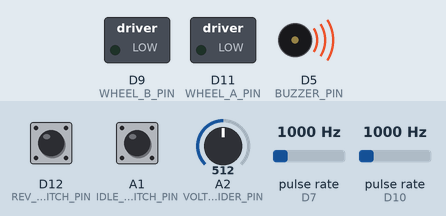
Recording of a program running on a simulated Adafruit Feather M0. Shown: switched loads named in the program (green lamp = pin HIGH), buzzer (waves = sounding). Wiring (inferred from the names in the program): 2 × pulse sensor: data D7 / data D10. The inputs (shaded band) are chosen by the test bench; at power-on: A2 (VOLTAGE_DIVIDER_PIN) = 512, A1 (IDLE_SWITCH_PIN) HIGH, D12 (REV_SWITCH_PIN) HIGH, pulse rate (sensors on D7, D10) 1000 Hz (analog values on the 0–1023 scale). What the program prints to the serial monitor is not drawn.

Above: at 0.8 s.
0.9 s: A2 (VOLTAGE_DIVIDER_PIN) set to 577
2.4 s: A2 (VOLTAGE_DIVIDER_PIN) set to 599
At 3.6 s:
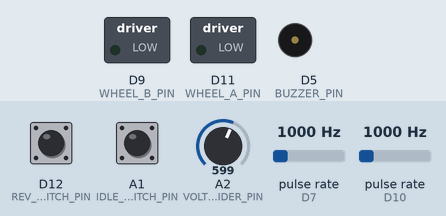
3.9 s: A1 (IDLE_SWITCH_PIN) pulled LOW for 0.15 s
At 4.7 s:
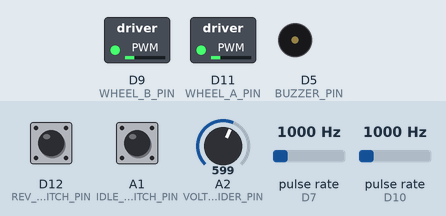
5.5 s: D12 (REV_SWITCH_PIN) pulled LOW for 0.15 s
At 5.57 s:
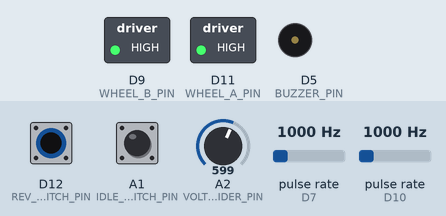
7.1 s: A2 (VOLTAGE_DIVIDER_PIN) set to 511
At 8.3 s:
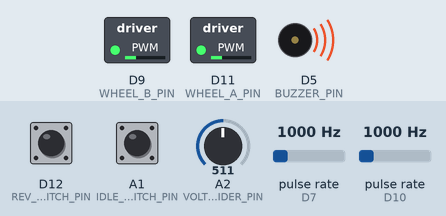
8.6 s: D12 (REV_SWITCH_PIN) pulled LOW for 1 s
At 9.3 s:
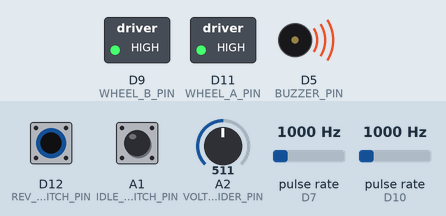
Timing chart, 0 to 11.6 s (numbered marks = the images above; inputs shaded):
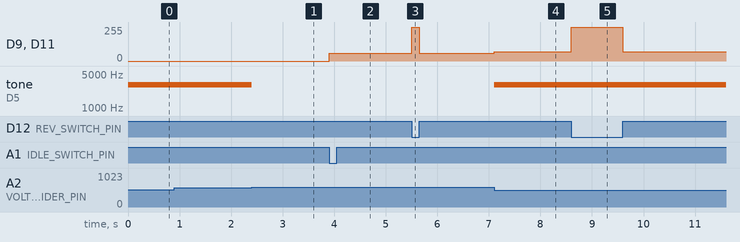

The program:

main.cpp
```cpp
#include <Arduino.h>
#include <utility>

#include "config.h"

#include "autotune.h"
#include "edgedetector.h"
#include "rolling_average.h"
#include "util.h"
#include "tach.h"
#include "feedforward.h"
#include "pid.h"
#include "wheel.h"

Tachometer wheel_a_tach(config::EDGES_PER_REVOLUTION);
ExponentialFeedForwardModel wheel_a_model(0.00309105, 1.39588, 2.20258);
PIDController wheel_a_pid(config::WHEEL_KP, config::WHEEL_KI, config::WHEEL_KD, config::WHEEL_INTEGRAL_THRESHOLD, &wheel_a_model);
Wheel wheel_a(std::move(wheel_a_tach), std::move(wheel_a_pid), config::WHEEL_A_PIN, 12.0, false);

Tachometer wheel_b_tach(config::EDGES_PER_REVOLUTION);
ExponentialFeedForwardModel wheel_b_model(0.00309105, 1.39588, 2.20258);
PIDController wheel_b_pid(config::WHEEL_KP, config::WHEEL_KI, config::WHEEL_KD, config::WHEEL_INTEGRAL_THRESHOLD);
Wheel wheel_b(std::move(wheel_b_tach), std::move(wheel_b_pid), config::WHEEL_B_PIN, 12.0, false);

void tach_a_interrupt() {
    wheel_a.tach.handle_interrupt();
}
void tach_b_interrupt() {
    wheel_b.tach.handle_interrupt();
}

/**
 * Returns true if the rev trigger is pressed.
 */
bool rev() {
    return config::REV_SWITCH_INVERTED ? !digitalRead(config::REV_SWITCH_PIN) : digitalRead(config::REV_SWITCH_PIN);
}

bool read_idle_switch() {
    return config::IDLE_SWITCH_INVERTED ? !digitalRead(config::IDLE_SWITCH_PIN) : digitalRead(config::IDLE_SWITCH_PIN);
}

void setup() {
    pinMode(config::REV_SWITCH_PIN, INPUT_PULLUP);
    pinMode(config::IDLE_SWITCH_PIN, INPUT_PULLUP);
    pinMode(config::TACH_A_PIN, INPUT_PULLUP);
    pinMode(config::TACH_B_PIN, INPUT_PULLUP);

    analogReadResolution(config::_ADC_RESOLUTION);
    // analogWriteResolution(PWM_RESOLUTION);

    Serial.begin(9600);

    // Setup tachometer interrupts
    attachInterrupt(digitalPinToInterrupt(config::TACH_A_PIN), tach_a_interrupt, CHANGE);
    attachInterrupt(digitalPinToInterrupt(config::TACH_B_PIN), tach_b_interrupt, CHANGE);

    // if (rev()) {
    //     // Serial.println("Tuning wheel A");
    //     // tune_ff(&wheel_a, 11);
    //     Serial.println("Tuning wheel B");
    //     tune_ff(&wheel_b, 11);
    //     // analogWrite(WHEEL_A_PIN, 255);
    //     while(!rev()) {
    //         // TODO: We probably don't need to update the wheels in this loop
    //         wheel_a.update();
    //         wheel_b.update();
    //         delay(5);
    //     }
    // }

    EdgeDetector idle_switch_edge_detector;
    EdgeDetector up_to_speed_edge_detector;

    int num_cells = cell_count();
    bool idle_enabled = false;
    while (true) {
        idle_switch_edge_detector.update(read_idle_switch());
        up_to_speed_edge_detector.update(wheel_a.is_up_to_speed(2000) && wheel_b.is_up_to_speed(2000));

        if (idle_switch_edge_detector.fallen()) {
            idle_enabled = !idle_enabled;
        }

        // Print debug info
        Serial.print("Wheel a RPM: ");
        Serial.print(wheel_a.tach.get_rpm());
        Serial.print(", Wheel a pid: ");
        Serial.print(wheel_a.pid.get());
        Serial.print(", Wheel a IR: ");
        Serial.print(digitalRead(config::TACH_A_PIN));

        Serial.print(", Wheel b RPM: ");
        Serial.print(wheel_b.tach.get_rpm());
        Serial.print(", Wheel b pid: ");
        Serial.print(wheel_b.pid.get());
        Serial.print(", Wheel b IR: ");
        Serial.print(digitalRead(config::TACH_B_PIN));

        Serial.print(", Idle enabled?: ");
        Serial.print(idle_enabled);

        Serial.print(", Voltage: ");
        Serial.println(battery_voltage());

        // Rev logic
        if(rev()) {
            wheel_a.set_pwm(255);
            wheel_b.set_pwm(255);

            // wheel_a.set_rpm(32500);
            // wheel_b.set_rpm(32500);
        }
        else if (idle_enabled) {
            wheel_a.set_voltage(2.5);
            wheel_b.set_voltage(2.5);

            // wheel_a.set_rpm(26000);
            // wheel_b.set_rpm(26000);
        }
        else {
            wheel_a.set_voltage(0);
            wheel_b.set_voltage(0);
        }

        // Buzzer logic
        if (is_battery_low(num_cells)) {
            // If the battery is low, continuously sound the buzzer
            tone(config::BUZZER_PIN, 3000, 10);
        } else {
            // Check if the wheels have reached their target speed. If so, briefly sound the buzzer
            if (rev() && up_to_speed_edge_detector.risen()) { // On a rising edge
                Serial.println("BEEPING");
                tone(config::BUZZER_PIN, 2000, 50);
            }
        }

        wheel_a.update();
        wheel_b.update();

        delay(5);
    }
}

// The main loop is in setup() so we don't need global variables to persist data between loop runs
void loop() {
}
```

autotune.h
```cpp
#ifndef __AUTOTUNE_H__
#define __AUTOTUNE_H__

#include "wheel.h"
#include "rolling_average.h"

void tune_ff(Wheel* wheel, double max_voltage) {
    double data[VOLTAGE_STEPS][2];// = {0}{0};

    for (int i = 2; i <= VOLTAGE_STEPS; i++) {
        double voltage = (max_voltage / VOLTAGE_STEPS) * i;
        wheel->set_voltage(voltage);

        RollingAverage<int32_t, 50> acceleration_average = RollingAverage<int32_t, 50>();
        // RollingAverage<double, 20> voltage_average = RollingAverage<double, 20>(battery_voltage());
        RollingAverage<uint32_t, 20> speed_average = RollingAverage<uint32_t, 20>();

        uint32_t prev_rpm = wheel->tach.get_rpm();
        unsigned long end_time = millis() + 10000;
        // Loop for 3 seconds or until acceleration has stabilized, whichever comes later
        while(millis() < end_time || abs(acceleration_average.get_average()) < 2) {
            delay(5);

            acceleration_average.update((int32_t) wheel->tach.get_rpm() - (int32_t) prev_rpm);
            speed_average.update(wheel->tach.get_rpm());
            prev_rpm = wheel->tach.get_rpm();

            // Serial.print("Average acceleration: ");
            // Serial.println(acceleration_average.get_average());

            // voltage_average.update(battery_voltage());
            // if (voltage_average.get_average() < voltage) {
                //     Serial.println("Battery voltage too low");
                //     return;
                // }

            wheel->update();
        }

        data[i-1][0] = (double) speed_average.get_average();
        data[i-1][1] = voltage;

        Serial.print("RPM at ");
        Serial.print(voltage);
        Serial.print(" volts is: ");
        Serial.println(speed_average.get_average());
    }

    wheel->set_voltage(0);

    // Print the data as a csv
    for (auto point : data) {
        Serial.print(point[1]);
        Serial.print(',');
        Serial.println(point[0]);
    }

    // Serial.println("Computing regression");
    // LinearRegression regression(data, VOLTAGE_STEPS);

    // Serial.print("Model: V = ");
    // Serial.print(regression.getSlope());
    // Serial.print("x + ");
    // Serial.println(regression.getIntercept());
}

#endif
```

batt.h
```cpp
#ifndef __BATT_H__
#define __BATT_H__

#include <Arduino.h>

#include "util.h"
#include "config.h"

double battery_voltage() {
    return double_map((double) analogRead(config::VOLTAGE_DIVIDER_PIN), 0.0, 4096.0, 0, 3.3) * (1.0/config::VOLTAGE_DIVIDER_RATIO);
}

/**
 * Use the battery voltage to calculate the number of series cells in the battery.
 */
int cell_count() {
    int cell_count = 0;
    double voltage = battery_voltage();
    while (4.3 * cell_count < voltage) {
        cell_count++;
    }
    return cell_count;
}

bool is_battery_low(int cell_count, double cell_voltage_threshold = 3.5) {
    return battery_voltage() <= cell_count * cell_voltage_threshold;
}

#endif
```

edgedetector.cpp
```cpp
#include "edgedetector.h"

bool EdgeDetector::get() {
    return m_current_state;
}

bool EdgeDetector::fallen() {
    return !m_current_state && m_prev_state;
}

bool EdgeDetector::risen() {
    return m_current_state && !m_prev_state;
}

bool EdgeDetector::changed() {
    return m_current_state != m_prev_state;
}

void EdgeDetector::update(bool current_state) {
    m_prev_state = m_current_state;
    m_current_state = current_state;
}
```

edgedetector.h
```cpp
#ifndef __EDGEDETECTOR_H_
#define __EDGEDETECTOR_H_

class EdgeDetector {
public:
    bool get();
    bool fallen();
    bool risen();
    bool changed();

    void update(bool current_state);

private:
    bool m_current_state = false;
    bool m_prev_state = false;
};

#endif
```

feedforward.h
```cpp
#ifndef __FEEDFORWARD_H__
#define __FEEDFORWARD_H__

// #include <Arduino.h>

#define VOLTAGE_STEPS 11

class FeedForwardModel {
    public:
        virtual double compute(double setpoint) {
            return 0.0;
        }
};

/**
 * A model of the form 0.001 * a * b^(value * 0.001) + c;
 */
class ExponentialFeedForwardModel : public FeedForwardModel {
    public:
        /**
         * a is the coefficient. b is the base of the exponent. c is the up/down y shift.
         */
        ExponentialFeedForwardModel(double a, double b, double c) {
            this->a = a;
            this->b = b;
            this->c = c;
        }

        double compute(double value) override {
            return 0.001 * a * pow(b, value * 0.001) + c;
        }

    private:
        double a, b, c;
};

#endif
```

pid.h
```cpp
#ifndef __PID_H__
#define __PID_H__

#include <Arduino.h>

#include "feedforward.h"

class PIDController {
    public:
        PIDController() {}

        PIDController(const PIDController& p) {
            *this = p;
        }

        PIDController(double kP, double kI, double kD, double integralThreshold) {
            this->kP = kP;
            this->kI = kI;
            this->kD = kD;
            this->integralThreshold = integralThreshold;
            this->time_of_last_update = micros();
        }

        PIDController(double kP, double kI, double kD, double integralThreshold, FeedForwardModel* model) : PIDController(kP, kI, kD, integralThreshold) {
            this->model = model;
        }

        void reset() {
            this->error_sum = 0;
            this->time_of_last_update = micros();
        }

        void set(double setpoint) {
            this->setpoint = setpoint;
        }

        void update(double pv) {
            // Compute the error
            double error = setpoint - pv;

            // Compute the elapsed time
            unsigned long current_time = micros();
            unsigned long elapsed_time = current_time - this->time_of_last_update;
            this->time_of_last_update = current_time;

            // Integrate the error
            if (abs(error) <= this->integralThreshold) {
                this->error_sum += error * (double) elapsed_time;
            }
            else {
                this->error_sum = 0;
            }

            double delta_error = previous_error - error;
            previous_error = error;

            this->output = (error * this->kP) + (error_sum * this->kI) + ((delta_error/elapsed_time) * kD);
        }

        double get() {
            if (this->model) {
                return this->output + model->compute(this->setpoint);
            } else {
                return this->output;
            }
        }

        double get_setpoint() {
            return setpoint;
        }

    protected:
        double kP;
        double kI;
        double kD;
        double integralThreshold;

        unsigned long time_of_last_update;
        double previous_error;
        double error_sum = 0;

        double setpoint = 0;
        double output = 0;

        // A pointer to a feed forward model
        FeedForwardModel* model = nullptr;
};

#endif
```

rolling_average.h
```cpp
#ifndef __ROLLING_AVERAGE_H__
#define __ROLLING_AVERAGE_H__

#include <cstddef>

template <class T, int N>
class RollingAverage {
    public:
        RollingAverage() {
            this->current_index = 0;
        }

        RollingAverage(T initial_value) {
            this->current_index = 0;
            for (int i = 0; i < N; i++) {
                this->buffer[i] = initial_value;
            }
        }

        void update(T new_value) {
            this->buffer[current_index] = new_value;
            current_index = (current_index + 1) % N;
        }

        T get_average() {
            T min_outlier = this->buffer[0];
            T max_outlier = this->buffer[0];

            T sum = 0;
            for (int i = 0; i < N; i++) {
                // Reject min and max outliers
                // TODO: Make outlier rejection optional
                if (this->buffer[i] < min_outlier) {
                    min_outlier = this->buffer[i];
                }
                if (this->buffer[i] > max_outlier) {
                    max_outlier = this->buffer[i];
                }
                sum += this->buffer[i];
            }
            return (sum - min_outlier - max_outlier) / (N - 2);
        }

    private:
        T buffer[N] = {0};
        uint32_t current_index = 0;
};

#endif
```

tach.h
```cpp
/**
 * This file contains all the code for the optical tachometers
 */

#ifndef __TACH_H__
#define __TACH_H__

#include <Arduino.h>

#include "rolling_average.h"

class Tachometer {
    public:
        Tachometer() {}

        Tachometer(const Tachometer& t) {
            *this = t;
        }

        Tachometer(uint32_t edges_per_revolution) {
            this->edges_per_revolution = edges_per_revolution;
            time_of_last_sample = 0;

            this->filter = RollingAverage<uint32_t, 10>();
        }

        void handle_interrupt() {
            // Compute the time since the last interrupt
            unsigned long current_time = micros();
            unsigned long elapsed_micros = micros() - time_of_last_sample;
            // time_of_last_sample = current_time;

            // if (elapsed_micros <= 1500) {
            //     edges_per_sample++;
            // }
            // if (edges_per_sample > 1 && elapsed_micros >= 2000) {
            //     edges_per_sample--;
            // }

            edges_since_last_sample++;
            if (edges_since_last_sample >= edges_per_sample) {

                double new_rpm = (1 / (double) elapsed_micros) *
                    (edges_since_last_sample) *
                    (1.0 / (double) this->edges_per_revolution) *
                    (60000000); // 60000000 is the number of microseconds in a minute

                time_of_last_sample = current_time;
                edges_since_last_sample = 0;

                // Ignore the new reading if the difference from the last one is absurdly large
                if (abs(new_rpm - this->rpm) > 50000) {
                    return;
                }

                // Update the rolling average filter
                filter.update(new_rpm);
                this->rpm = filter.get_average();
            }
        }

        void update() {
            unsigned long elapsed_micros = micros() - time_of_last_sample;

            // If no edge has been detected for more than half a second, set the rpm to zero
            if (elapsed_micros > 500000) {
                this->rpm = 0;
            }
        }

        uint32_t get_rpm() {
            return this->rpm;
        }

    private:
        unsigned long time_of_last_sample;
        uint32_t edges_per_revolution;
        uint32_t rpm;
        RollingAverage<uint32_t, 10> filter;

        // Higher RPMs mean less elapsed time between sensor readings. Since the timer is
        // only accurate to within a microsecond, the rpm resolution decreases significantly
        // as speeds increase. (+- 200ish RPM at 40k RPM). To reduce this effect, we can
        // increase the amount of time between readings by skipping some sensor edges.
        //
        // The RPM reading is only updated when edges_since_last_sample >= edges_per_sample.
        // edges_per_sample is dynamically updated based on the time between samples. That
        // ensures that the RPM reading is accurate to within 30ish RPM.
        //
        // TODO: All this is currently broken and makes the RPM readings much less consistent.
        // For now, edges_per_sample is fixed at 1.
        uint32_t edges_per_sample = 1;
        uint32_t edges_since_last_sample = 0;
};

#endif
```

util.h
```cpp
#ifndef __UTIL_H__
#define __UTIL_H__

/// Equivalent to the Arduino `map()` function, but for doubles instead of ints.
double double_map(double x, double in_min, double in_max, double out_min, double out_max) {
  return (x - in_min) * (out_max - out_min) / (in_max - in_min) + out_min;
}

#endif
```

config.h
```cpp
#ifndef __CONFIG_H__
#define __CONFIG_H__

namespace config {
    constexpr int REV_SWITCH_PIN = 12;
    constexpr bool REV_SWITCH_INVERTED = true;

    constexpr int IDLE_SWITCH_PIN = A1;
    constexpr bool IDLE_SWITCH_INVERTED = false;

    constexpr int VOLTAGE_DIVIDER_PIN = A2;
    constexpr double VOLTAGE_DIVIDER_RATIO = 22.0 / 122.0;

    constexpr int TACH_A_PIN = 7;
    constexpr int TACH_B_PIN = 10;
    constexpr int EDGES_PER_REVOLUTION = 2;

    constexpr int WHEEL_A_PIN = 11;
    constexpr int WHEEL_B_PIN = 9;

    constexpr int BUZZER_PIN = 5;

    // The adafruit SAMD board support library has a macro called ADC_RESOLUTION. This variable's identifier must be different, hence the leading underscore
    constexpr int _ADC_RESOLUTION = 12;
    constexpr int PWM_RESOLUTION = 12;

    constexpr double WHEEL_KP = 0.0015;
    constexpr double WHEEL_KI = 0.00000001;
    constexpr double WHEEL_KD = 0.001;
    constexpr int WHEEL_INTEGRAL_THRESHOLD = 6000;
}

#endif
```

Source omitted: wheel.h (3487 bytes)

Measured:
- the behaviour switches between 587 and 588 on A2 (VOLTAGE_DIVIDER_PIN) (found by bisection; images 0 and 1)
- after the input at 0.9 s, every drawn part: stays the same
- after the input at 2.4 s, tone on D5 (BUZZER_PIN): 3000 Hz → silent at once
- after the input at 3.9 s, D9 (WHEEL_B_PIN), D11 (WHEEL_A_PIN): 0/255 → 59/255 at once
- after the input at 5.5 s, D9 (WHEEL_B_PIN), D11 (WHEEL_A_PIN): 59/255 → 255/255 at once, → 59/255 0.15 s later
- after the input at 7.1 s, D9 (WHEEL_B_PIN), D11 (WHEEL_A_PIN): 59/255 → 69/255 at once; tone on D5 (BUZZER_PIN): silent → 3000 Hz at once
- after the input at 8.6 s, D9 (WHEEL_B_PIN), D11 (WHEEL_A_PIN): 69/255 → 255/255 at once, → 69/255 1.0 s later
